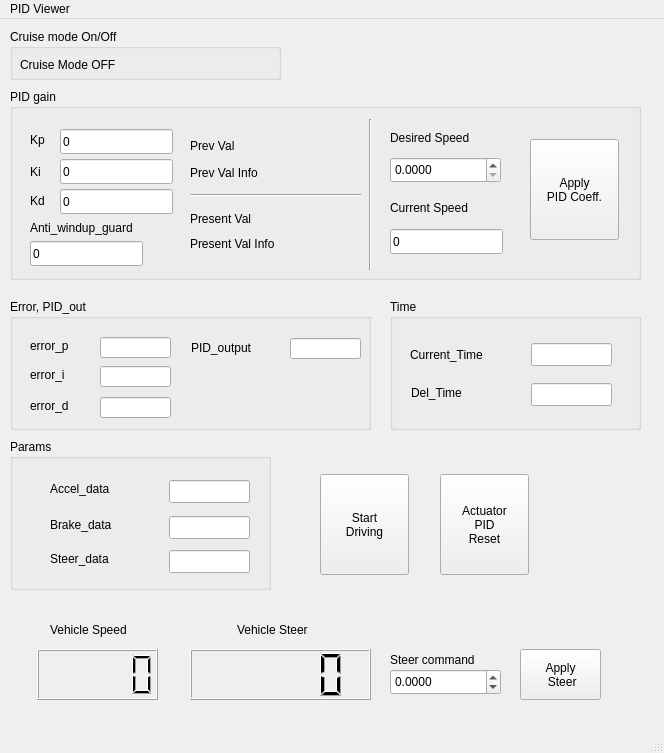
<?xml version="1.0" encoding="UTF-8"?>
<ui version="4.0">
 <class>MainWindow</class>
 <widget class="QMainWindow" name="MainWindow">
  <property name="geometry">
   <rect>
    <x>0</x>
    <y>0</y>
    <width>664</width>
    <height>753</height>
   </rect>
  </property>
  <property name="windowTitle">
   <string>MainWindow</string>
  </property>
  <widget class="QWidget" name="centralwidget">
   <widget class="QLCDNumber" name="lcdNumber">
    <property name="geometry">
     <rect>
      <x>37</x>
      <y>630</y>
      <width>121</width>
      <height>51</height>
     </rect>
    </property>
   </widget>
   <widget class="QLabel" name="label">
    <property name="geometry">
     <rect>
      <x>50</x>
      <y>600</y>
      <width>101</width>
      <height>21</height>
     </rect>
    </property>
    <property name="text">
     <string>Vehicle Speed</string>
    </property>
   </widget>
   <widget class="QLabel" name="label_2">
    <property name="geometry">
     <rect>
      <x>237</x>
      <y>590</y>
      <width>91</width>
      <height>41</height>
     </rect>
    </property>
    <property name="text">
     <string>Vehicle Steer</string>
    </property>
   </widget>
   <widget class="QLCDNumber" name="lcdNumber_2">
    <property name="enabled">
     <bool>true</bool>
    </property>
    <property name="geometry">
     <rect>
      <x>190</x>
      <y>630</y>
      <width>181</width>
      <height>51</height>
     </rect>
    </property>
   </widget>
   <widget class="QGroupBox" name="groupBox">
    <property name="geometry">
     <rect>
      <x>10</x>
      <y>70</y>
      <width>631</width>
      <height>191</height>
     </rect>
    </property>
    <property name="title">
     <string>PID gain</string>
    </property>
    <widget class="QLineEdit" name="lineEdit">
     <property name="geometry">
      <rect>
       <x>50</x>
       <y>40</y>
       <width>113</width>
       <height>25</height>
      </rect>
     </property>
     <property name="text">
      <string>0</string>
     </property>
    </widget>
    <widget class="QLineEdit" name="lineEdit_2">
     <property name="geometry">
      <rect>
       <x>50</x>
       <y>70</y>
       <width>113</width>
       <height>25</height>
      </rect>
     </property>
     <property name="text">
      <string>0</string>
     </property>
    </widget>
    <widget class="QLineEdit" name="lineEdit_3">
     <property name="geometry">
      <rect>
       <x>50</x>
       <y>100</y>
       <width>113</width>
       <height>25</height>
      </rect>
     </property>
     <property name="text">
      <string>0</string>
     </property>
    </widget>
    <widget class="QLabel" name="label_3">
     <property name="geometry">
      <rect>
       <x>20</x>
       <y>42</y>
       <width>67</width>
       <height>17</height>
      </rect>
     </property>
     <property name="text">
      <string>Kp</string>
     </property>
    </widget>
    <widget class="QLabel" name="label_4">
     <property name="geometry">
      <rect>
       <x>20</x>
       <y>74</y>
       <width>67</width>
       <height>17</height>
      </rect>
     </property>
     <property name="text">
      <string>Ki</string>
     </property>
    </widget>
    <widget class="QLabel" name="label_5">
     <property name="geometry">
      <rect>
       <x>20</x>
       <y>103</y>
       <width>67</width>
       <height>17</height>
      </rect>
     </property>
     <property name="text">
      <string>Kd</string>
     </property>
    </widget>
    <widget class="Line" name="line">
     <property name="geometry">
      <rect>
       <x>180</x>
       <y>96</y>
       <width>171</width>
       <height>20</height>
      </rect>
     </property>
     <property name="orientation">
      <enum>Qt::Horizontal</enum>
     </property>
    </widget>
    <widget class="QLabel" name="label_6">
     <property name="geometry">
      <rect>
       <x>180</x>
       <y>48</y>
       <width>67</width>
       <height>17</height>
      </rect>
     </property>
     <property name="text">
      <string>Prev Val</string>
     </property>
    </widget>
    <widget class="QLabel" name="label_7">
     <property name="geometry">
      <rect>
       <x>180</x>
       <y>121</y>
       <width>81</width>
       <height>17</height>
      </rect>
     </property>
     <property name="text">
      <string>Present Val</string>
     </property>
    </widget>
    <widget class="QPushButton" name="pushButton">
     <property name="enabled">
      <bool>true</bool>
     </property>
     <property name="geometry">
      <rect>
       <x>520</x>
       <y>50</y>
       <width>89</width>
       <height>101</height>
      </rect>
     </property>
     <property name="text">
      <string>Apply 
PID Coeff.</string>
     </property>
    </widget>
    <widget class="QLabel" name="label_8">
     <property name="geometry">
      <rect>
       <x>180</x>
       <y>75</y>
       <width>121</width>
       <height>17</height>
      </rect>
     </property>
     <property name="text">
      <string>Prev Val Info</string>
     </property>
    </widget>
    <widget class="QLabel" name="label_9">
     <property name="geometry">
      <rect>
       <x>180</x>
       <y>146</y>
       <width>121</width>
       <height>17</height>
      </rect>
     </property>
     <property name="text">
      <string>Present Val Info</string>
     </property>
    </widget>
    <widget class="QLabel" name="label_11">
     <property name="geometry">
      <rect>
       <x>380</x>
       <y>40</y>
       <width>121</width>
       <height>17</height>
      </rect>
     </property>
     <property name="text">
      <string>Desired Speed</string>
     </property>
    </widget>
    <widget class="Line" name="line_2">
     <property name="geometry">
      <rect>
       <x>350</x>
       <y>30</y>
       <width>20</width>
       <height>151</height>
      </rect>
     </property>
     <property name="orientation">
      <enum>Qt::Vertical</enum>
     </property>
    </widget>
    <widget class="QLabel" name="label_25">
     <property name="geometry">
      <rect>
       <x>380</x>
       <y>110</y>
       <width>121</width>
       <height>17</height>
      </rect>
     </property>
     <property name="text">
      <string>Current Speed</string>
     </property>
    </widget>
    <widget class="QLabel" name="label_26">
     <property name="geometry">
      <rect>
       <x>20</x>
       <y>130</y>
       <width>141</width>
       <height>17</height>
      </rect>
     </property>
     <property name="text">
      <string>Anti_windup_guard</string>
     </property>
    </widget>
    <widget class="QLineEdit" name="lineEdit_9">
     <property name="geometry">
      <rect>
       <x>20</x>
       <y>152</y>
       <width>113</width>
       <height>25</height>
      </rect>
     </property>
     <property name="text">
      <string>0</string>
     </property>
    </widget>
    <widget class="QLineEdit" name="lineEdit_10">
     <property name="geometry">
      <rect>
       <x>380</x>
       <y>140</y>
       <width>113</width>
       <height>25</height>
      </rect>
     </property>
     <property name="text">
      <string>0</string>
     </property>
     <property name="readOnly">
      <bool>true</bool>
     </property>
    </widget>
    <widget class="QDoubleSpinBox" name="doubleSpinBox_2">
     <property name="geometry">
      <rect>
       <x>380</x>
       <y>68</y>
       <width>111</width>
       <height>26</height>
      </rect>
     </property>
     <property name="decimals">
      <number>4</number>
     </property>
     <property name="maximum">
      <double>1000.000000000000000</double>
     </property>
    </widget>
   </widget>
   <widget class="QLabel" name="label_10">
    <property name="geometry">
     <rect>
      <x>390</x>
      <y>620</y>
      <width>111</width>
      <height>41</height>
     </rect>
    </property>
    <property name="text">
     <string>Steer command</string>
    </property>
   </widget>
   <widget class="QPushButton" name="pushButton_2">
    <property name="geometry">
     <rect>
      <x>440</x>
      <y>455</y>
      <width>89</width>
      <height>101</height>
     </rect>
    </property>
    <property name="text">
     <string>Actuator
PID
Reset</string>
    </property>
   </widget>
   <widget class="QPushButton" name="pushButton_4">
    <property name="geometry">
     <rect>
      <x>320</x>
      <y>455</y>
      <width>89</width>
      <height>101</height>
     </rect>
    </property>
    <property name="text">
     <string>Start 
Driving</string>
    </property>
   </widget>
   <widget class="QGroupBox" name="groupBox_2">
    <property name="geometry">
     <rect>
      <x>10</x>
      <y>420</y>
      <width>261</width>
      <height>151</height>
     </rect>
    </property>
    <property name="title">
     <string>Params</string>
    </property>
    <widget class="QLabel" name="label_12">
     <property name="geometry">
      <rect>
       <x>40</x>
       <y>40</y>
       <width>111</width>
       <height>20</height>
      </rect>
     </property>
     <property name="text">
      <string>Accel_data</string>
     </property>
    </widget>
    <widget class="QLabel" name="label_13">
     <property name="geometry">
      <rect>
       <x>40</x>
       <y>76</y>
       <width>111</width>
       <height>20</height>
      </rect>
     </property>
     <property name="text">
      <string>Brake_data</string>
     </property>
    </widget>
    <widget class="QLabel" name="label_23">
     <property name="geometry">
      <rect>
       <x>40</x>
       <y>110</y>
       <width>111</width>
       <height>20</height>
      </rect>
     </property>
     <property name="text">
      <string>Steer_data</string>
     </property>
    </widget>
    <widget class="QLineEdit" name="lineEdit_11">
     <property name="geometry">
      <rect>
       <x>159</x>
       <y>41</y>
       <width>81</width>
       <height>23</height>
      </rect>
     </property>
     <property name="echoMode">
      <enum>QLineEdit::Normal</enum>
     </property>
     <property name="readOnly">
      <bool>true</bool>
     </property>
    </widget>
    <widget class="QLineEdit" name="lineEdit_12">
     <property name="geometry">
      <rect>
       <x>159</x>
       <y>77</y>
       <width>81</width>
       <height>23</height>
      </rect>
     </property>
     <property name="echoMode">
      <enum>QLineEdit::Normal</enum>
     </property>
     <property name="readOnly">
      <bool>true</bool>
     </property>
    </widget>
    <widget class="QLineEdit" name="lineEdit_13">
     <property name="geometry">
      <rect>
       <x>159</x>
       <y>111</y>
       <width>81</width>
       <height>23</height>
      </rect>
     </property>
     <property name="echoMode">
      <enum>QLineEdit::Normal</enum>
     </property>
     <property name="readOnly">
      <bool>true</bool>
     </property>
    </widget>
   </widget>
   <widget class="QGroupBox" name="groupBox_3">
    <property name="geometry">
     <rect>
      <x>10</x>
      <y>280</y>
      <width>361</width>
      <height>131</height>
     </rect>
    </property>
    <property name="title">
     <string>Error, PID_out</string>
    </property>
    <widget class="QLabel" name="label_14">
     <property name="geometry">
      <rect>
       <x>20</x>
       <y>38</y>
       <width>67</width>
       <height>17</height>
      </rect>
     </property>
     <property name="text">
      <string>error_p</string>
     </property>
    </widget>
    <widget class="QLabel" name="label_15">
     <property name="geometry">
      <rect>
       <x>20</x>
       <y>67</y>
       <width>67</width>
       <height>17</height>
      </rect>
     </property>
     <property name="text">
      <string>error_i</string>
     </property>
    </widget>
    <widget class="QLabel" name="label_16">
     <property name="geometry">
      <rect>
       <x>20</x>
       <y>98</y>
       <width>67</width>
       <height>17</height>
      </rect>
     </property>
     <property name="text">
      <string>error_d</string>
     </property>
    </widget>
    <widget class="QLabel" name="label_24">
     <property name="geometry">
      <rect>
       <x>181</x>
       <y>40</y>
       <width>81</width>
       <height>17</height>
      </rect>
     </property>
     <property name="text">
      <string>PID_output</string>
     </property>
    </widget>
    <widget class="QLineEdit" name="lineEdit_5">
     <property name="geometry">
      <rect>
       <x>90</x>
       <y>38</y>
       <width>71</width>
       <height>21</height>
      </rect>
     </property>
     <property name="echoMode">
      <enum>QLineEdit::Normal</enum>
     </property>
     <property name="readOnly">
      <bool>true</bool>
     </property>
    </widget>
    <widget class="QLineEdit" name="lineEdit_6">
     <property name="geometry">
      <rect>
       <x>90</x>
       <y>67</y>
       <width>71</width>
       <height>21</height>
      </rect>
     </property>
     <property name="echoMode">
      <enum>QLineEdit::Normal</enum>
     </property>
     <property name="readOnly">
      <bool>true</bool>
     </property>
    </widget>
    <widget class="QLineEdit" name="lineEdit_7">
     <property name="geometry">
      <rect>
       <x>90</x>
       <y>98</y>
       <width>71</width>
       <height>21</height>
      </rect>
     </property>
     <property name="echoMode">
      <enum>QLineEdit::Normal</enum>
     </property>
     <property name="readOnly">
      <bool>true</bool>
     </property>
    </widget>
    <widget class="QLineEdit" name="lineEdit_8">
     <property name="geometry">
      <rect>
       <x>280</x>
       <y>39</y>
       <width>71</width>
       <height>21</height>
      </rect>
     </property>
     <property name="echoMode">
      <enum>QLineEdit::Normal</enum>
     </property>
     <property name="readOnly">
      <bool>true</bool>
     </property>
    </widget>
   </widget>
   <widget class="QGroupBox" name="groupBox_5">
    <property name="geometry">
     <rect>
      <x>10</x>
      <y>10</y>
      <width>271</width>
      <height>51</height>
     </rect>
    </property>
    <property name="title">
     <string>Cruise mode On/Off</string>
    </property>
    <widget class="QLabel" name="label_17">
     <property name="geometry">
      <rect>
       <x>10</x>
       <y>27</y>
       <width>171</width>
       <height>17</height>
      </rect>
     </property>
     <property name="text">
      <string>Cruise Mode OFF</string>
     </property>
    </widget>
   </widget>
   <widget class="QGroupBox" name="groupBox_6">
    <property name="geometry">
     <rect>
      <x>390</x>
      <y>280</y>
      <width>251</width>
      <height>131</height>
     </rect>
    </property>
    <property name="title">
     <string>Time</string>
    </property>
    <widget class="QLabel" name="label_27">
     <property name="geometry">
      <rect>
       <x>20</x>
       <y>47</y>
       <width>101</width>
       <height>17</height>
      </rect>
     </property>
     <property name="text">
      <string>Current_Time</string>
     </property>
    </widget>
    <widget class="QLabel" name="label_28">
     <property name="geometry">
      <rect>
       <x>21</x>
       <y>85</y>
       <width>101</width>
       <height>17</height>
      </rect>
     </property>
     <property name="text">
      <string>Del_Time</string>
     </property>
    </widget>
    <widget class="QLineEdit" name="lineEdit_14">
     <property name="geometry">
      <rect>
       <x>141</x>
       <y>44</y>
       <width>81</width>
       <height>23</height>
      </rect>
     </property>
     <property name="echoMode">
      <enum>QLineEdit::Normal</enum>
     </property>
     <property name="readOnly">
      <bool>true</bool>
     </property>
    </widget>
    <widget class="QLineEdit" name="lineEdit_15">
     <property name="geometry">
      <rect>
       <x>141</x>
       <y>84</y>
       <width>81</width>
       <height>23</height>
      </rect>
     </property>
     <property name="echoMode">
      <enum>QLineEdit::Normal</enum>
     </property>
     <property name="readOnly">
      <bool>true</bool>
     </property>
    </widget>
   </widget>
   <widget class="QDoubleSpinBox" name="doubleSpinBox_3">
    <property name="geometry">
     <rect>
      <x>390</x>
      <y>650</y>
      <width>111</width>
      <height>26</height>
     </rect>
    </property>
    <property name="decimals">
     <number>4</number>
    </property>
    <property name="minimum">
     <double>-2000.000000000000000</double>
    </property>
    <property name="maximum">
     <double>2000.000000000000000</double>
    </property>
    <property name="singleStep">
     <double>100.000000000000000</double>
    </property>
    <property name="value">
     <double>0.000000000000000</double>
    </property>
   </widget>
   <widget class="QPushButton" name="pushButton_3">
    <property name="enabled">
     <bool>true</bool>
    </property>
    <property name="geometry">
     <rect>
      <x>520</x>
      <y>630</y>
      <width>81</width>
      <height>51</height>
     </rect>
    </property>
    <property name="text">
     <string>Apply 
 Steer</string>
    </property>
   </widget>
  </widget>
  <widget class="QMenuBar" name="menubar">
   <property name="geometry">
    <rect>
     <x>0</x>
     <y>0</y>
     <width>664</width>
     <height>22</height>
    </rect>
   </property>
   <widget class="QMenu" name="menuPID_Viewer">
    <property name="title">
     <string>PID Viewer</string>
    </property>
   </widget>
   <addaction name="menuPID_Viewer"/>
  </widget>
  <widget class="QStatusBar" name="statusbar"/>
 </widget>
 <resources/>
 <connections/>
</ui>
